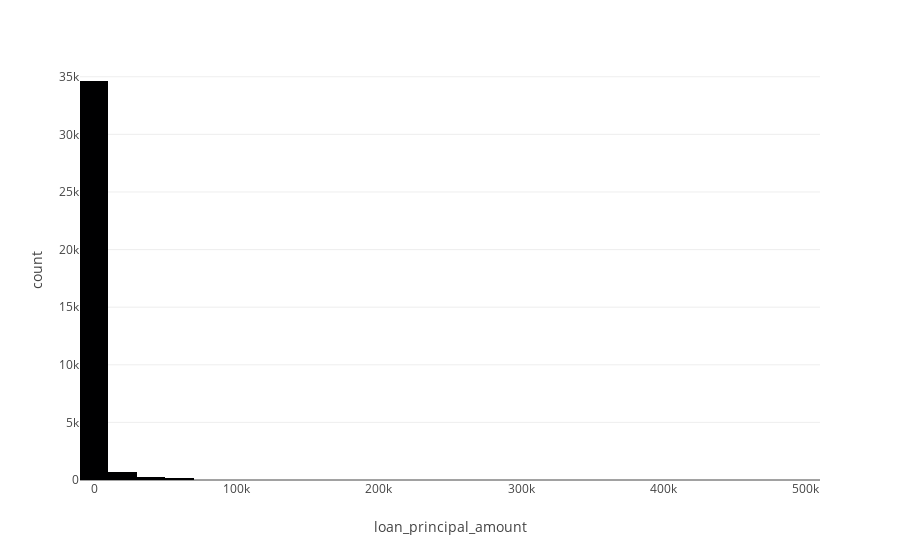

Notebook cell for this chart:
### Code cell
import setup
import chartgpt


agent = chartgpt.get_agent(dataset_ids=None)
question = "Plot top 5 projects by transaction count. Answer as quickly as possible with one chart."
question = "Perform EDA. Answer as quickly as possible with one chart."
# question = "Perform EDA. Pronto!"
# response = agent.run(input=question)
response = agent(question)
# intermediate_steps = response['intermediate_steps']
# first_result = intermediate_steps[0][-1]
response

### Figure 1 — Plotly figure (JSON) as saved in the notebook; plotly's stock layout.template omitted (floating-point values rounded to 4 significant figures; data arrays with more than 128 entries replaced by an {"elided": "..."} marker saying what was removed)
{"data": [{"alignmentgroup": "True", "bingroup": "x", "hovertemplate": "loan_principal_amount=%{x}<br>count=%{y}<extra></extra>", "legendgroup": "", "marker": {"color": "#000001", "pattern": {"shape": ""}}, "name": "", "nbinsx": 50, "offsetgroup": "", "orientation": "v", "showlegend": false, "type": "histogram", "x": {"elided": "35803 float values"}, "xaxis": "x", "yaxis": "y"}], "layout": {"barmode": "relative", "legend": {"tracegroupgap": 0}, "margin": {"t": 60}, "xaxis": {"anchor": "y", "domain": [0, 1], "title": {"text": "loan_principal_amount"}}, "yaxis": {"anchor": "x", "domain": [0, 1], "title": {"text": "count"}}}}
